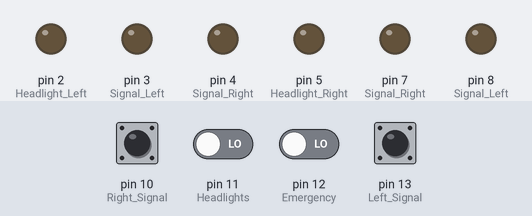
Bench run of a sketch on a simulated Arduino Uno, built with avr-gcc and run on an emulated ATmega328P. Shown: output pins drawn as LEDs (lit = HIGH). Dashed ring = blinking. Inputs (shaded band) come from the test bench; at power-on: pin 10 (Right_Signal), pin 11 (Headlights), pin 12 (Emergency), pin 13 (Left_Signal) LOW.

Above: at 1.2 s.
1.3 s: pin 12 (Emergency) driven HIGH
At 1.6 s:
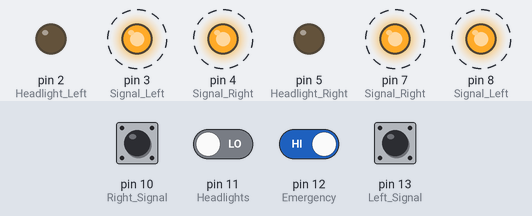
4.3 s: pin 10 (Right_Signal) pulled HIGH for 0.15 s
At 4.7 s:
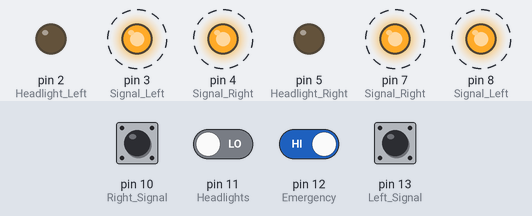
7.3 s: pin 11 (Headlights) driven HIGH
At 7.7 s:
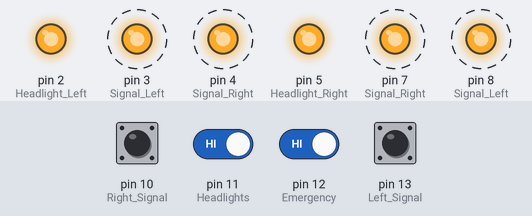
10.3 s: pin 13 (Left_Signal) pulled HIGH for 0.15 s
At 10.7 s:
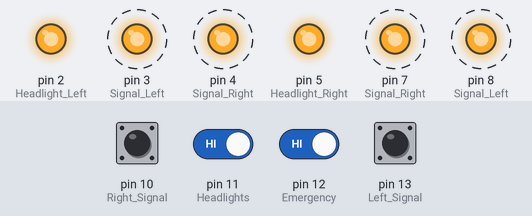
13.3 s: pin 10 (Right_Signal) pulled HIGH for 1 s
At 13.7 s:
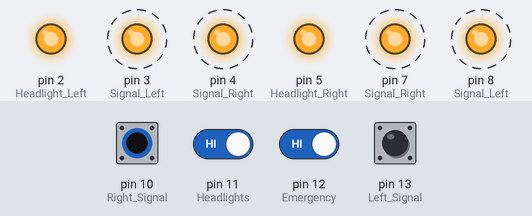
16.3 s: pin 11 (Headlights) driven LOW
At 16.6 s:
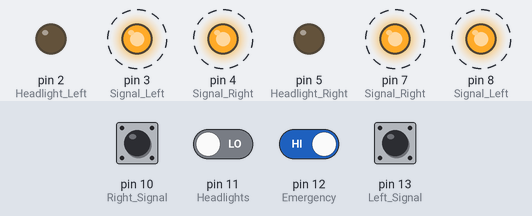
Timing chart, 0 to 20.3 s (numbered marks = the images above; inputs shaded):
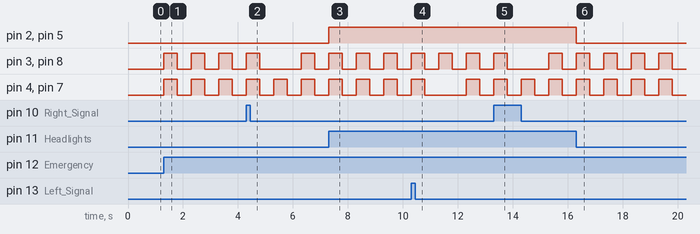

Measured:
- after the input at 1.3 s, pin 3 (Signal_Left), pin 4 (Signal_Right), pin 7 (Signal_Right), pin 8 (Signal_Left): alternates HIGH for 0.50 s and LOW for 0.50 s, starting at once
- after the input at 4.3 s, pin 3 (Signal_Left), pin 8 (Signal_Left): LOW → HIGH after 2.0 s, → LOW 0.50 s later
- after the input at 7.3 s, pin 2 (Headlight_Left), pin 5 (Headlight_Right): LOW → HIGH at once
- after the input at 10.3 s, pin 4 (Signal_Right), pin 7 (Signal_Right): LOW → HIGH after 2.0 s, → LOW 0.50 s later
- after the input at 13.3 s, pin 3 (Signal_Left), pin 8 (Signal_Left): LOW → HIGH after 2.0 s, → LOW 0.50 s later
- after the input at 16.3 s, pin 2 (Headlight_Left), pin 5 (Headlight_Right): HIGH → LOW at once

The sketch:

Car_Signals.ino
```cpp
/*
	Blink an LED
*/
int headLights = 0, emerg = 0, lLeft = 0, lRight = 0;

void readInput()
{
	lRight = digitalRead(10);	// Right Signal

	lLeft = digitalRead(13);	// Left Signal

	headLights = digitalRead(11);	// Headlights

	emerg = digitalRead(12);	// Emergency
}

void resetLEDs()
{
	digitalWrite(2, LOW);
	digitalWrite(5, LOW);

	digitalWrite(3, LOW);
	digitalWrite(4, LOW);
	digitalWrite(7, LOW);
	digitalWrite(8, LOW);

	digitalWrite(3, LOW);
	digitalWrite(8, LOW);

	digitalWrite(4, LOW);
	digitalWrite(7, LOW);
}

void turnOffLEDs()
{
	if(headLights)
	{
		digitalWrite(2, LOW);
		digitalWrite(5, LOW);
	}

	if(emerg)
	{
		digitalWrite(3, LOW);
		digitalWrite(4, LOW);
		digitalWrite(7, LOW);
		digitalWrite(8, LOW);
	}


	if(lLeft)
	{
		digitalWrite(3, LOW);
		digitalWrite(8, LOW);
	}

	if(lRight)
	{
		digitalWrite(4, LOW);
		digitalWrite(7, LOW);
	}
}

void turnOnLEDs()
{
	if(headLights)
	{
		digitalWrite(2, HIGH);
		digitalWrite(5, HIGH);
	}

	if(emerg)
	{
		digitalWrite(3, HIGH);
		digitalWrite(4, HIGH);
		digitalWrite(7, HIGH);
		digitalWrite(8, HIGH);
	}


	if(lLeft)
	{
		digitalWrite(3, HIGH);
		digitalWrite(8, HIGH);
	}

	if(lRight)
	{
		digitalWrite(4, HIGH);
		digitalWrite(7, HIGH);
	}
}

void blinkLights()
{
	if(headLights)
		turnOnLEDs();
	else
		turnOffLEDs();

	if(emerg)
	{
		turnOnLEDs();
		delay(500);
		turnOffLEDs();
	}
        else
                turnOffLEDs();

	if(lLeft)
	{
		turnOnLEDs();
		delay(500);
		turnOffLEDs();
	}
        else
                turnOffLEDs();

	if(lRight)
	{
		turnOnLEDs();
		delay(500);
		turnOffLEDs();
	}
        else
                turnOffLEDs();
}

void setup()
{
	pinMode(10, INPUT);	// Right Signal
	pinMode(13, INPUT);	// Left Signal
	pinMode(11, INPUT);	// Headlights
	pinMode(12, INPUT);	// Emergency

	pinMode(2, OUTPUT);	// Headlight Left
	pinMode(3, OUTPUT);	// Signal Left
	pinMode(4, OUTPUT);	// Signal Right
	pinMode(5, OUTPUT);	// Headlight Right
//	pinMode(6, OUTPUT);	//
	pinMode(7, OUTPUT);	// Signal Right
	pinMode(8, OUTPUT);	// Signal Left
}

void loop()
{
// millis()/1000;
	readInput();
	//blinkLights();
	//resetLEDs();
	if(headLights)
	{
		digitalWrite(2, HIGH);
		digitalWrite(5, HIGH);
	}
	else
	{
		digitalWrite(2, LOW);
		digitalWrite(5, LOW);
	}

	if(emerg)
	{
		digitalWrite(3, HIGH);
		digitalWrite(4, HIGH);
		digitalWrite(7, HIGH);
		digitalWrite(8, HIGH);
                delay(500);
                digitalWrite(3, LOW);
		digitalWrite(4, LOW);
		digitalWrite(7, LOW);
		digitalWrite(8, LOW);
                delay(500);
	}
	else
	{
		digitalWrite(3, LOW);
		digitalWrite(4, LOW);
		digitalWrite(7, LOW);
		digitalWrite(8, LOW);
	}


	if(lLeft)
	{
		digitalWrite(3, HIGH);
		digitalWrite(8, HIGH);
	        delay(500);
                digitalWrite(3, LOW);
		digitalWrite(8, LOW);
                delay(500);
        }
	else
	{
		digitalWrite(3, LOW);
		digitalWrite(8, LOW);
	}

	if(lRight)
	{
		digitalWrite(4, HIGH);
		digitalWrite(7, HIGH);
                delay(500);
                digitalWrite(4, LOW);
		digitalWrite(7, LOW);
                delay(500);
	}
	else
	{
		digitalWrite(4, LOW);
		digitalWrite(7, LOW);
	}

//	delay(300);
}
```
